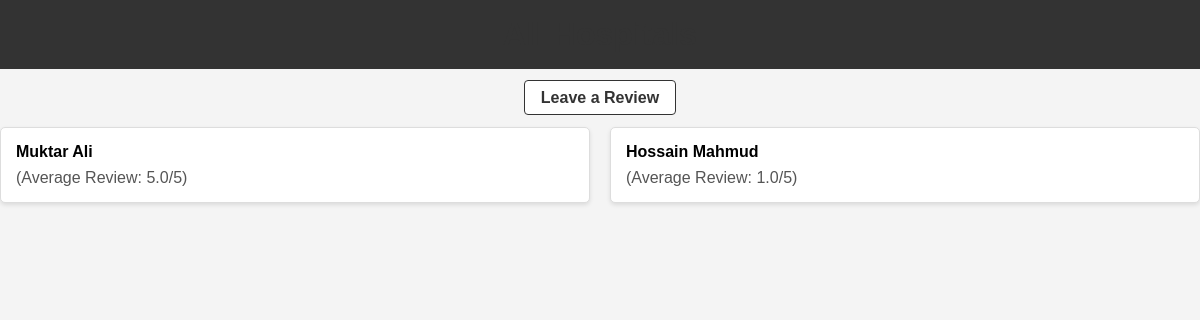
/all_doctors/, run on an earlier commit of the app's database.
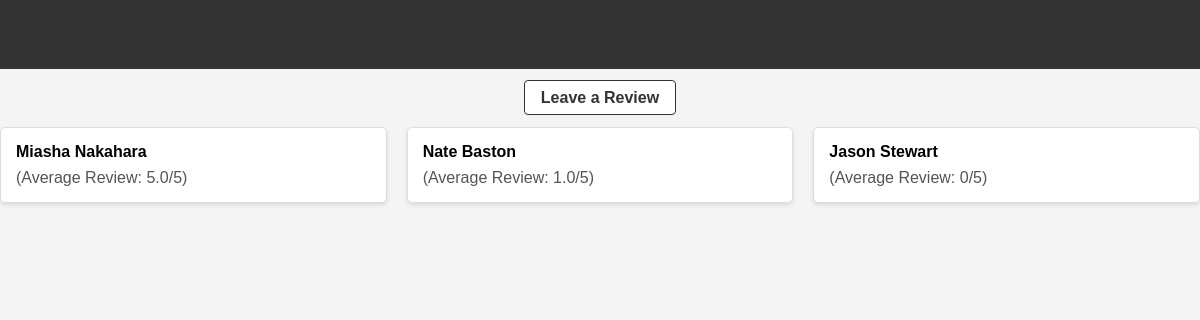
And on a later commit of the database.
### website/models.py (models this page shows, shortened)
class Doctor(models.Model):
    d_nid = models.IntegerField(primary_key=True)
    speciality = models.CharField(max_length=15)
    degree = models.CharField(max_length=15)
    name = models.CharField(max_length=40)
    hospitals = models.ManyToManyField(Hospital, through='DocSits', through_fields=('doctor', 'hospital'))
    def average_review(self):
        reviews = self.patientdoctorevaluation_set.all()
        if reviews.exists():
            return sum(review.ratings for review in reviews) / reviews.count()
        else:
            return 0

### website/views.py (the view)
# urls.py: path('all_doctors/', views.all_doctors, name='all_doctors'),
def all_doctors(request):
    doctors = Doctor.objects.all()
    for doctor in doctors:
        doctor.avg_review = doctor.average_review()
    return render(request, 'all_doctors.html', {'doctors': doctors})

### website/templates/all_doctors.html (shortened to what this page needs)
<!DOCTYPE html>
<html lang="en">
<head>
</head>
<body>
    <header>
        <h1>All Hospitals</h1>
    </header>
    <nav>
        <a href="{% url 'doctor_review_form' %}">Leave a Review</a>
    </nav>
    <section>
        <ul>
            {% for doctor in doctors %}
                <li>
                    <strong>{{ doctor.name }}</strong>
                    <span>(Average Review: {{ doctor.avg_review|default:0 }}/5)</span>
                </li>
            {% endfor %}
        </ul>
    </section>
</body>
</html>

What changed in the data, as far as the page shows it:
changed Doctor: name "Muktar Ali" → "Miasha Nakahara"
changed Doctor: name "Hossain Mahmud" → "Nate Baston"
added Doctor: name "Jason Stewart", avg_review "0"
